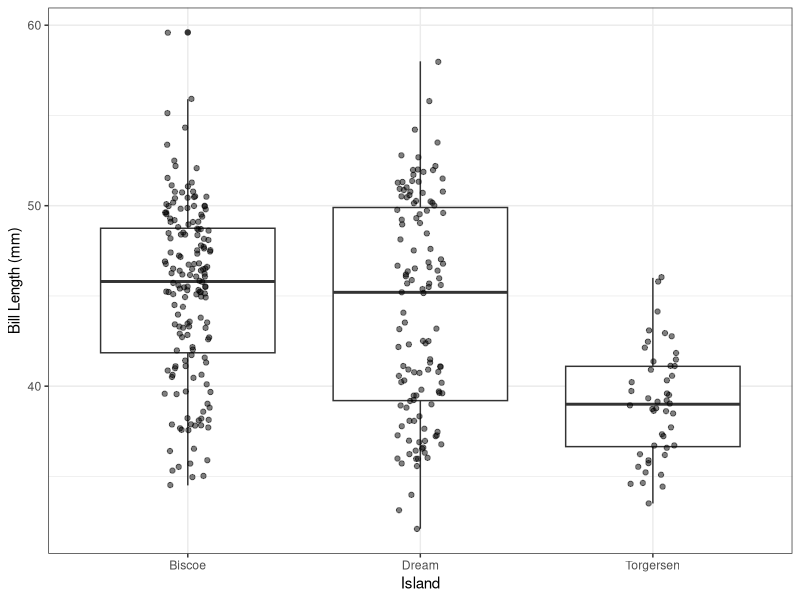
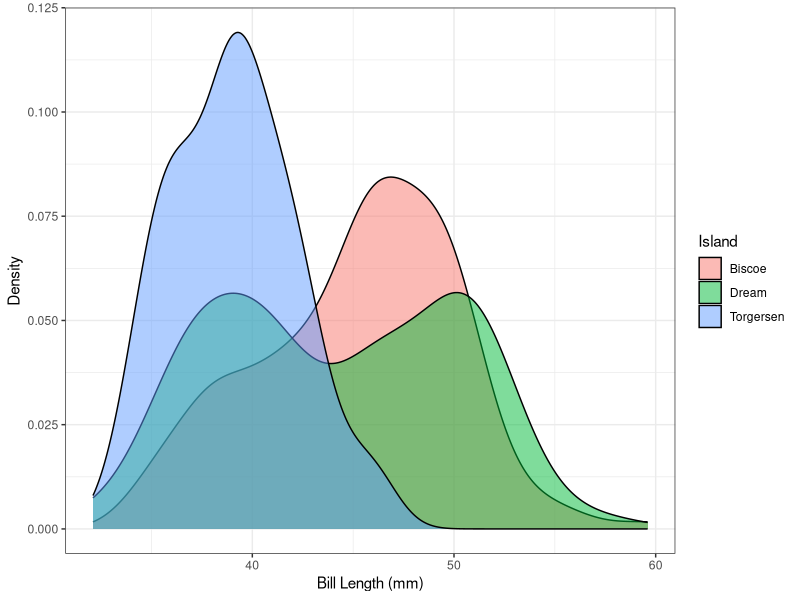
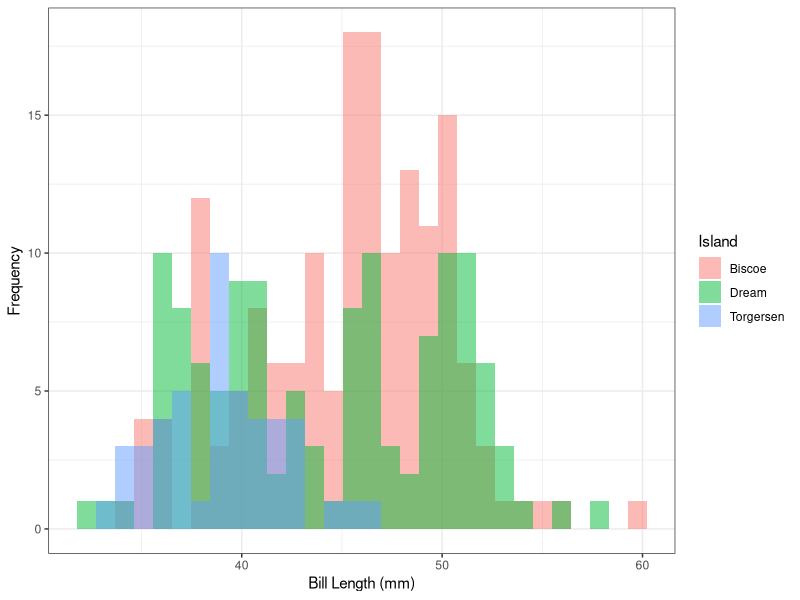
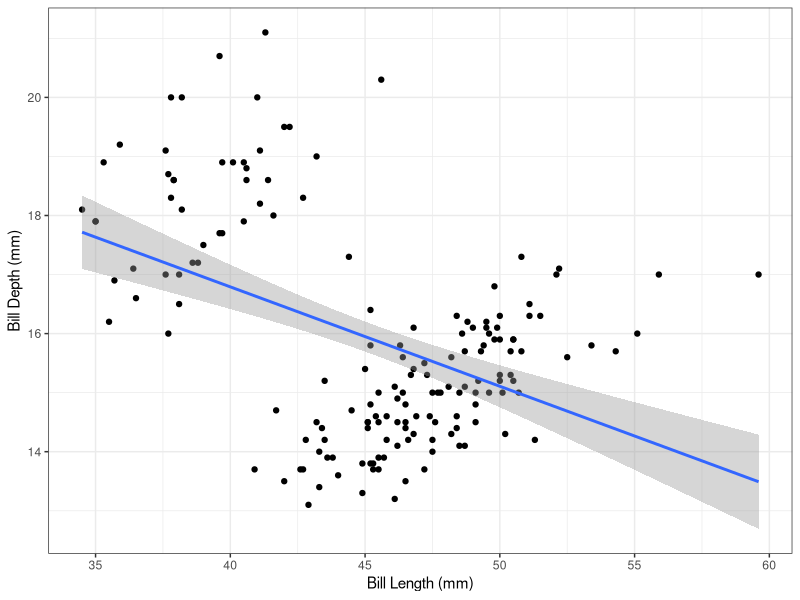
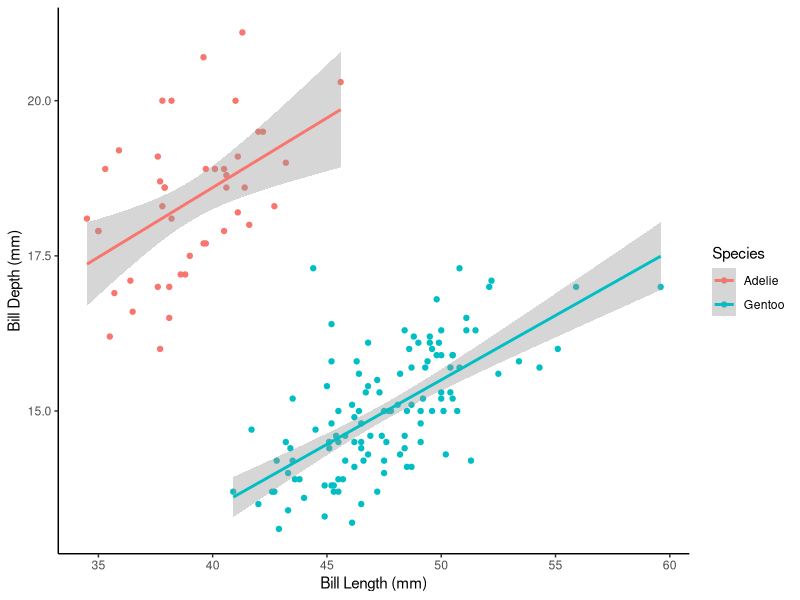
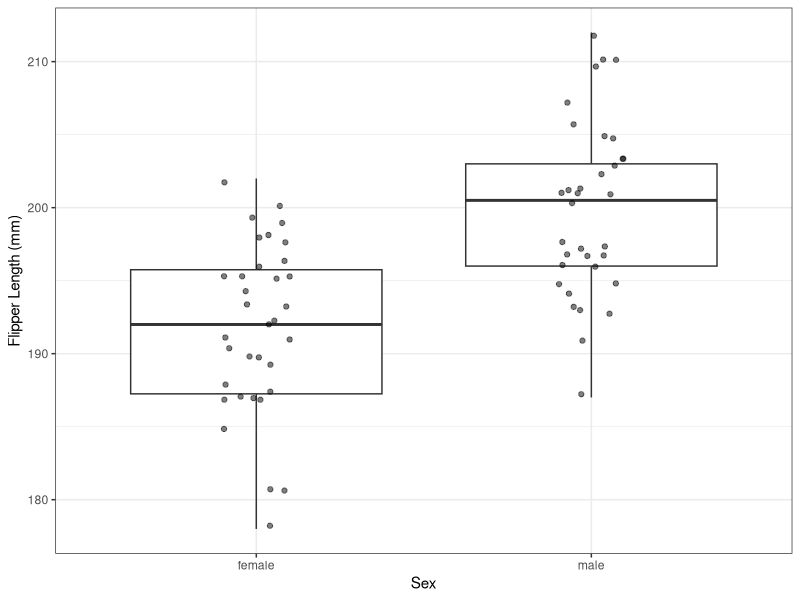
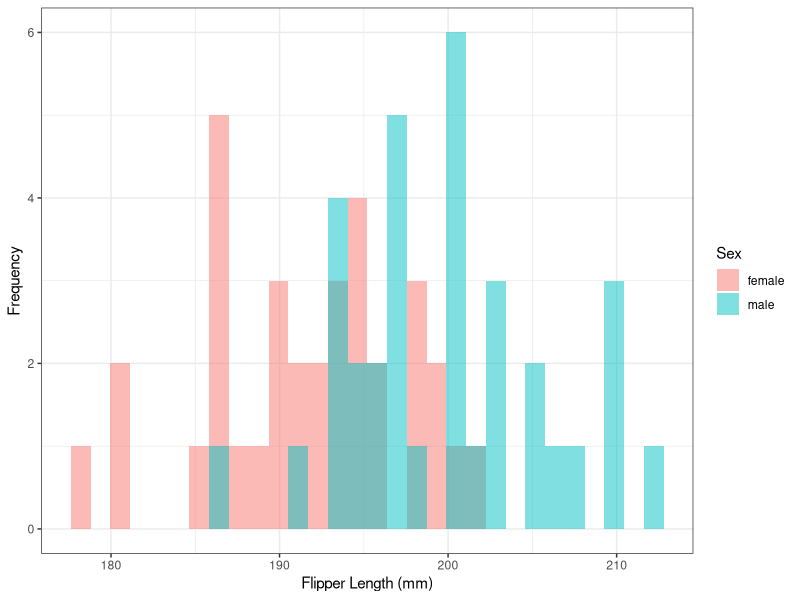
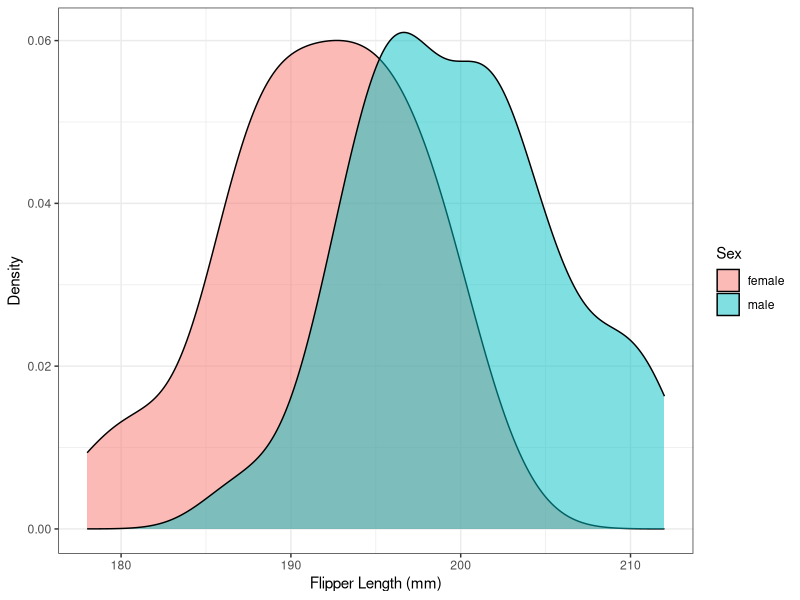

The R script that drew these images, in order:
## ---- chunk 1
knitr::opts_chunk$set(echo = TRUE)
## ---- chunk 2
library(tidyverse)
library(palmerpenguins)
## ---- chunk 3
penguins <- penguins %>% drop_na()
## ---- chunk 4
# measures of central tendancy include mean, median, or mode
# measures of dispersion are st dev or BOTH min and max
penguins %>% 
  group_by(island) %>% 
  summarise(min_bill = min(bill_length_mm),
            max_bill = max(bill_length_mm),
            mean_bill = mean(bill_length_mm))
## ---- chunk 5
ggplot(penguins, aes(island, bill_length_mm)) + # adding color is optional
  geom_boxplot() +
  geom_jitter(width = 0.1, alpha = 0.5) +
  labs(x = "Island",
       y = "Bill Length (mm)") +            # if adding color, must change color label
  theme_bw()                                # can choose any theme but must include

# OR 

ggplot(penguins, aes(bill_length_mm, fill = island)) +
  geom_density(alpha = 0.5) +
  labs(x = "Bill Length (mm)",
       y = "Density",
       fill = "Island") +
  theme_bw()
  
# OR
  
ggplot(penguins, aes(bill_length_mm, fill = island)) +
  geom_histogram(alpha = 0.5, position = "identity") +
  labs(x = "Bill Length (mm)",
       y = "Frequency",
       fill = "Island") +
  theme_bw()
## ---- chunk 6
aov_model <- aov(data = penguins, bill_length_mm ~ island)
summary(aov_model)
## ---- chunk 7
TukeyHSD(aov_model)
## ---- chunk 8
biscoe <- penguins %>% 
  filter(island == "Biscoe")
## ---- chunk 9
ggplot(biscoe, aes(bill_length_mm, bill_depth_mm)) +
  geom_point() +
  geom_smooth(method = "lm") +
  labs(x = "Bill Length (mm)",
       y = "Bill Depth (mm)") +
  theme_bw()
## ---- chunk 10
    r <- cor(biscoe$bill_length_mm, biscoe$bill_depth_mm)
    r
## ---- chunk 11
    r^2 * 100
## ---- chunk 12
    summary(lm(data = biscoe, bill_depth_mm ~ bill_length_mm))
## ---- chunk 13
ggplot(biscoe, aes(bill_length_mm, bill_depth_mm, color = species)) +
  geom_point() +
  geom_smooth(method = "lm") +
  labs(x = "Bill Length (mm)",
       y = "Bill Depth (mm)",
       color = "Species") +
  theme_classic()
## ---- chunk 14
summary(lm(data = biscoe, bill_depth_mm ~ bill_length_mm * species))
## ---- chunk 15
chinstrap <- penguins %>% 
  filter(species == "Chinstrap")
## ---- chunk 16
chinstrap_summary <- chinstrap %>% 
  group_by(sex) %>% 
  summarise(mean_flipper = mean(flipper_length_mm),
            sd_flipper = sd(flipper_length_mm))
## ---- chunk 17
mm_to_cm <- function(mm) {
  cm <- mm / 10
  return(cm)
}
## ---- chunk 18
chinstrap_summary <- chinstrap %>% 
  mutate(flipper_length_cm = mm_to_cm(flipper_length_mm)) %>% 
  group_by(sex) %>% 
  summarise(mean_flipper = mean(flipper_length_cm),
            sd_flipper = sd(flipper_length_cm))
## ---- chunk 19
ggplot(chinstrap, aes(sex, flipper_length_mm)) +
  geom_boxplot() +
  geom_jitter(width = 0.1, alpha = 0.5) +
  labs(x = "Sex",
       y = "Flipper Length (mm)") +
  theme_bw()

# OR

ggplot(chinstrap, aes(flipper_length_mm, fill = sex)) +
  geom_histogram(alpha = 0.5, position = "identity") +
  labs(x = "Flipper Length (mm)",
       y = "Frequency",
       fill = "Sex") +
  theme_bw()

# OR

ggplot(chinstrap, aes(flipper_length_mm, fill = sex)) +
  geom_density(alpha = 0.5) +
  labs(x = "Flipper Length (mm)",
       y = "Density",
       fill = "Sex") +
  theme_bw()
## ---- chunk 20
t.test(data = chinstrap, flipper_length_mm ~ sex)
## ---- chunk 21
